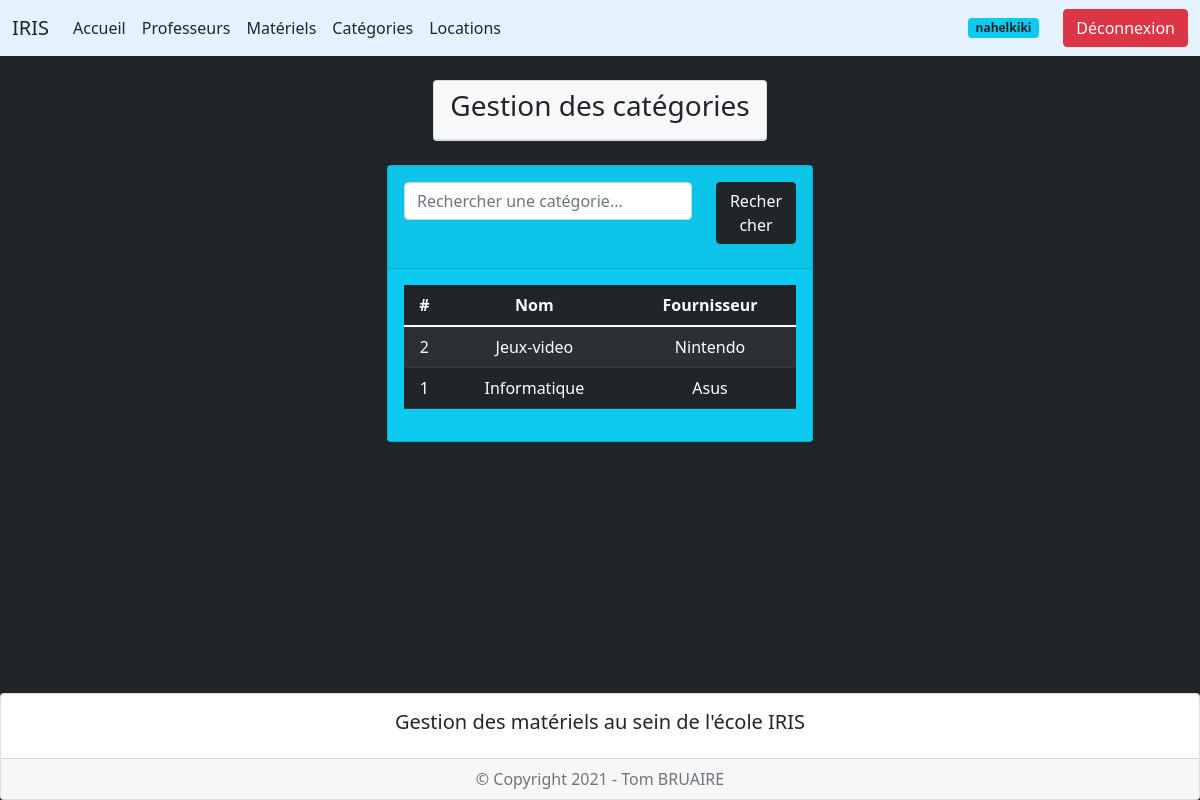
The app's page /index.php?page=3 (signed in) with its own data.
### tables this page shows
create table categories (
    idcategorie int(3) not null auto_increment,
    libellecategorie varchar(50),
    fournisseurcategorie varchar(50),
    primary key (idcategorie)
);

### controleur/config_db.php (called while the page is built)
<?php
$server = "localhost";
$bdd = "iris";
$user = "root";
$mdp = "";
?>

### controleur/controleur.class.php (called while the page is built, shortened)
<?php
require_once("modele/modele.class.php");
class Controleur {
    private $unModele;
    public function __construct($server, $bdd, $user, $mdp) {
        $this->unModele = new Modele($server, $bdd, $user, $mdp);
    }
    public function setTable($uneTable) {
        $this->unModele->setTable($uneTable);
    }
    public function selectAll($chaine = "*", $orderby) {
        return $this->unModele->selectAll($chaine, $orderby);
    }
}
?>

### vue/vue_categories.php (the view, shortened to what this page needs)
<div class="container mt-4 mb-5">
    <div class="row d-flex justify-content-center">
        <div class="col-auto">
            <div class="card bg-info">
                <div class="card-header">
                    <form method="post" action="" class="mt-2">
                        <div class="row mb-3">
                            <div class="col-9">
                                    <input type="search" name="mot" id="mot" placeholder="Rechercher une catégorie..." class="form-control">
                            </div>
                            <div class="col-3">
                                <button type="submit" name="Rechercher" class="btn btn-dark w-100">Rechercher</button>
                            </div>
                        </div>
                    </form>
                </div>
                <div class="card-body">
                    <div class="table-responsive">
                        <table class="table table-dark table-striped text-center">
                            <thead>
                                <tr>
                                    <th scope="col">#</th>
                                    <th scope="col">Nom</th>
                                    <th scope="col">Fournisseur</th>
                                </tr>
                            </thead>
                            <tbody>
                            <?php foreach ($lesCategories as $uneCategorie) { ?>
                                <tr>
                                    <td><?= $uneCategorie['idcategorie']; ?></td>
                                    <td><?= $uneCategorie['libellecategorie']; ?></td>
                                    <td><?= $uneCategorie['fournisseurcategorie']; ?></td>
                                </tr>
                            <?php } ?>
                            </tbody>
                        </table>
                    </div>
                </div>
            </div>
        </div>
    </div>
</div>

### records on screen
categories: idcategorie "2", libellecategorie "Jeux-video", fournisseurcategorie "Nintendo"
categories: idcategorie "1", libellecategorie "Informatique", fournisseurcategorie "Asus"

### other values on screen
$_SESSION['pseudouser'] "nahelkiki"
$text "Gestion des catégories"
